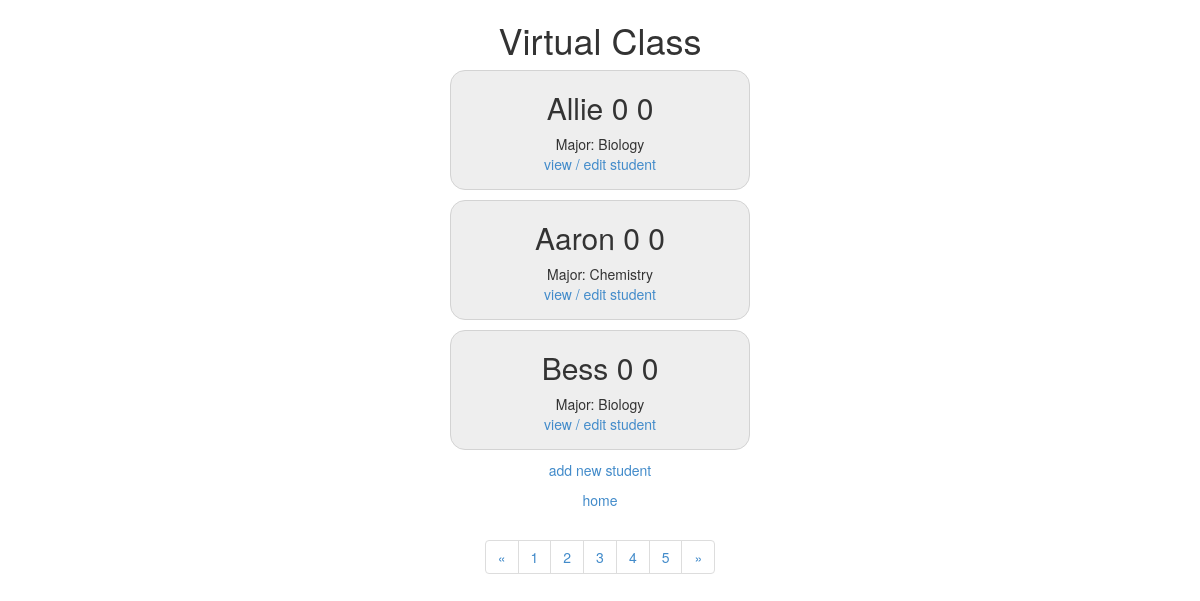
Before: /index.php/student with the older database file.
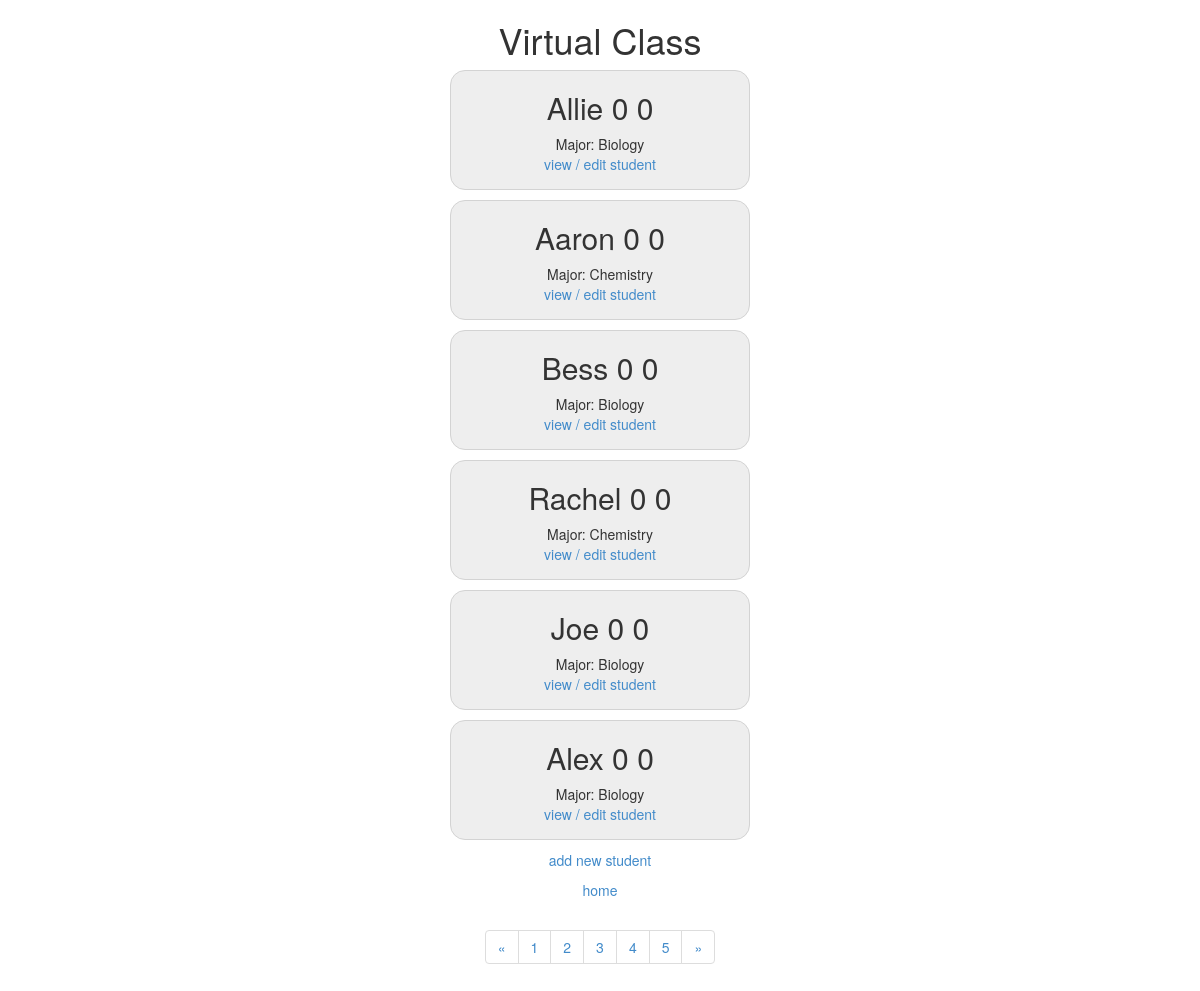
After: the same page with the newer database file.
### tables this page shows
CREATE TABLE `student` (
  `id` int(11) NOT NULL AUTO_INCREMENT,
  `firstname` varchar(128) NOT NULL,
  `middlename` varchar(128) DEFAULT NULL,
  `lastname` varchar(128) NOT NULL,
  `dob` datetime DEFAULT NULL,
  `major_id` int(11) DEFAULT NULL,
  PRIMARY KEY (`id`),
  KEY `major_id` (`major_id`),
  CONSTRAINT `student_ibfk_1` FOREIGN KEY (`major_id`) REFERENCES `dept` (`id`) ON DELETE CASCADE
);

### application/controllers/student.php (called while the page is built, shortened)
<?php
class Student extends CI_Controller {
	public function __construct()
	{
		$this->load->model('student_model');
		$this->load->model('dept_model');
		$this->load->model('enrollment_model');
	}
	public function index()
	{
		$data['students'] = $this->student_model->get_students();
		$data['title'] = 'students list';
		$data['pagenum'] = 1;
		$this->load->view('templates/header', $data);
		$this->load->view('student/page', $data);
		$this->load->view('templates/footer');
	}
}

### index.php (called while the page is built, shortened)
<?php
require_once BASEPATH.'core/CodeIgniter.php';

### application/models/student_model.php (called while the page is built, shortened)
<?php
class Student_model extends CI_Model {
	public function get_students($id=FALSE,$pagenum=1)
	{
		if ($id === FALSE)
		{
			$query = $this->db->get('student',20,20*($pagenum-1));
			$results = $query->result_array();
			for ($i = 0; $i < count($results); ++$i) {
			    $id = $results[$i]['major_id'];
			    $this->db->select('name');
			    $this->db->where('id', $id);
			    $q = $this->db->get('dept');
			    foreach ($q->result() as $row)
			    {
			         $dept_name = $row->name;
			    }
			    $results[$i]['dept_name'] = $dept_name;
			}
			return $results;
		}
		$query = $this->db->get_where('student', array('id' => $id));
		$row = $query->row_array();
		$major_id = $row['major_id'];
		$this->db->select('name');
		$this->db->where('id', $major_id);
		$q = $this->db->get('dept');
		$dept_name = $q->row()->name;
		$row['dept_name'] = $dept_name;
		return $row;
	}
}

### application/views/student/page.php (the view)
<div id="wrap">
	<ul class ="students">
		<?php foreach ($students as $student_item): ?>
		<li>
		    <h2><?php echo $student_item['firstname'].' '.$student_item['middlename'].' '.$student_item['lastname'] ?></h2>
		    <div class="main">
		    	<?php echo "Major:" ?>
		        <?php echo $student_item['dept_name'] ?>
		    </div>
		    <p><a href="<?php echo base_url();?>index.php/student/view/<?php echo $student_item['id'] ?>">view / edit student </a></p>
		</li>
		<?php endforeach ?>
	</ul>
	<p><a href="<?php echo base_url();?>index.php/student/create">add new student </a></p>
	<p><a href="<?php echo base_url();?>index.php/">home</a> </p>
	<ul class="pagination">
	  <li><a href="<?php echo base_url();?>index.php/student/page/<?php echo max(1, $pagenum-1)?>">&laquo;</a></li>
	  <li><a href="<?php echo base_url();?>index.php/student/page/1">1</a></li>
	  <li><a href="<?php echo base_url();?>index.php/student/page/2">2</a></li>
	  <li><a href="<?php echo base_url();?>index.php/student/page/3">3</a></li>
	  <li><a href="<?php echo base_url();?>index.php/student/page/4">4</a></li>
	  <li><a href="<?php echo base_url();?>index.php/student/page/5">5</a></li>
	  <li><a href="<?php echo base_url();?>index.php/student/page/<?php echo $pagenum+1?>">&raquo;</a></li>
	</ul>
</div>

Changed rows visible on the page:
added student: firstname "Rachel", middlename "0", lastname "0", dept_name "Chemistry"
added student: firstname "Joe", middlename "0", lastname "0", dept_name "Biology"
added student: firstname "Alex", middlename "0", lastname "0", dept_name "Biology"
